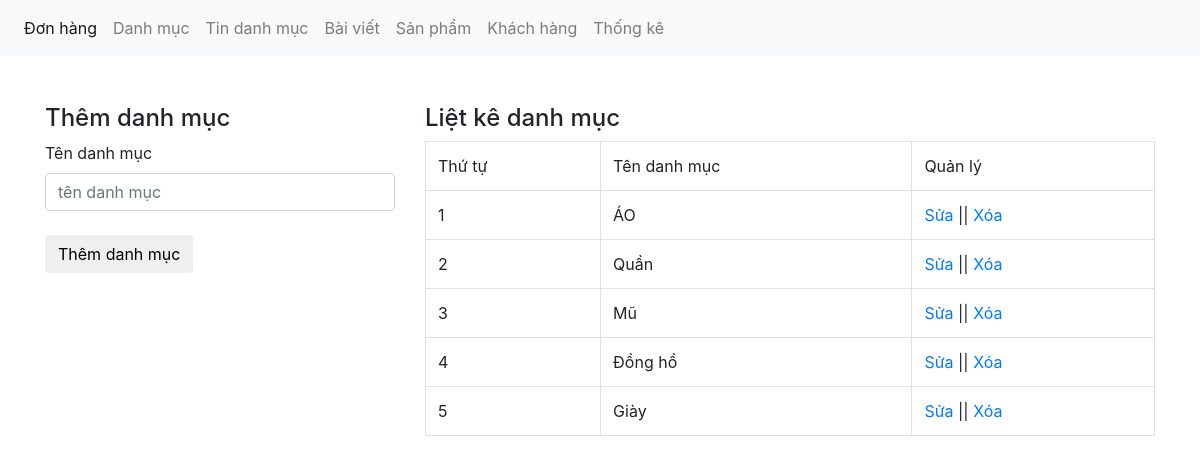
The app's page /hai/admin/xulydanhmuc.php, older data.
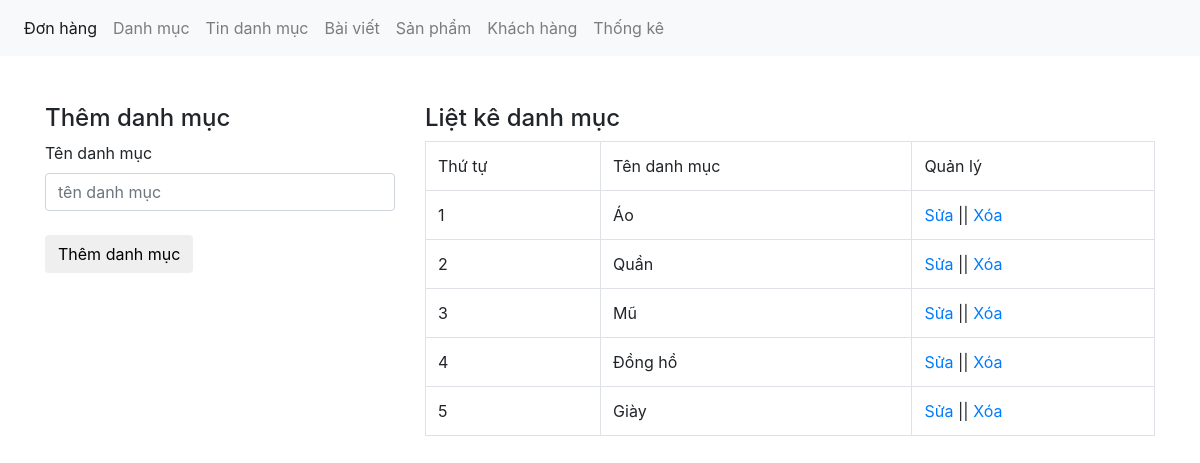
The same page, newer data.
### tables this page shows
CREATE TABLE `danhmuc` (
  `category_id` int(11) NOT NULL,
  `category_name` varchar(50) NOT NULL
);

### hai/admin/xulydanhmuc.php (the view, shortened to what this page needs)
<?php
include("../pdo/connect.php");
?>
<!DOCTYPE html>
<html lang=en>
<head>
    <link href="../css/bootstrap.css" rel="stylesheet" type="text/css" media="all" />
</head>
<body>
    <nav class="navbar navbar-expand-lg navbar-light bg-light">
        <div class="collapse navbar-collapse" id="navbarNav">
            <ul class="navbar-nav">
                <li class="nav-item active">
                    <a class="nav-link" href="xulydonhang.php">Đơn hàng <span class="sr-only">(current)</span></a>
                </li>
                <li class="nav-item">
                    <a class="nav-link" href="xulydanhmuc.php">Danh mục</a>
                </li>
                <li class="nav-item">
                    <a class="nav-link" href="xulydanhmuctin.php">Tin danh mục</a>
                </li>
                <li class="nav-item">
                    <a class="nav-link" href="xulybaiviet.php">Bài viết</a>
                </li>
                <li class="nav-item">
                    <a class="nav-link" href="xulysanpham.php">Sản phẩm</a>
                </li>
                <li class="nav-item">
                    <a class="nav-link" href="xulykhachhang.php">Khách hàng</a>
                </li>
                <li class="nav-item">
                    <a class="nav-link" href="thongke.php">Thống kê</a>
                </li>
            </ul>
        </div>
    </nav>
    <br><br>
    <div class="container">
        <div class="row">
            <?php
            if (isset($_GET['quanly']) == 'sua') {
                $id_sua = $_GET['id'];
                $sql_sua = mysqli_query($con, "SELECT * FROM danhmuc WHERE category_id = '$id_sua'");
                $row_sua = mysqli_fetch_array($sql_sua);
            ?>
                <div class="col-md-4">
                    <h4>Sửa danh mục</h4>
                    <label>Tên danh mục</label>
                    <form action="" method="POST">
                        <input type="text" class="form-control" name="danhmuc" placeholder="tên danh mục" value="<?php echo $row_sua['category_name']; ?>" />
                        <br>
                        <input type="hidden" class="form-control" name="id_danhmuc" placeholder="tên danh mục" value="<?php echo $row_sua['category_id']; ?>" />
                        <input type="submit" name="suadanhmuc" value="Sửa danh mục" class="btn btn-default" />
                    </form>
                </div>
            <?php
            } else {
            ?>
                <div class="col-md-4">
                    <h4>Thêm danh mục</h4>
                    <label>Tên danh mục</label>
                    <form action="" method="POST">
                        <input type="text" class="form-control" name="danhmuc" placeholder="tên danh mục" /><br>
                        <input type="submit" name="themdanhmuc" value="Thêm danh mục" class="btn btn-default" />
                    </form>
                </div>
            <?php
            }
            ?>
            <div class="col-md-8">
                <h4>Liệt kê danh mục</h4>
                <?php
                $sql_select = mysqli_query($con, "SELECT * FROM danhmuc ORDER BY category_id DESC");
                ?>
                <table class="table table-bordered">
                    <tr>
                        <td>Thứ tự</td>
                        <td>Tên danh mục</td>
                        <td>Quản lý</td>
                    </tr>
                    <?php
                    $i = 0;
                    while ($row_category = mysqli_fetch_array($sql_select)) {
                        $i++
                    ?>
                        <tr>
                            <td><?php echo $i; ?></td>
                            <td><?php echo $row_category['category_name']; ?></td>
                            <td>
                                    <a href="?quanly=sua&id=<?php echo $row_category['category_id']?>">Sửa</a>
                                    || <a href="?xoa=<?php echo $row_category['category_id']?>"
                                    onclick="return confirm('Bạn có chắc chắn muốn xóa không?')">
                                    Xóa</a>
                                </td>
                            </tr>
                        <?php
                            }
                        ?>
                    </table>
            </div>
        </div>
    </div>
</body>
</html>

Row changes from the older to the newer data that the page shows:
changed danhmuc (number 1 of 5 on the later page): category_name "ÁO" → "Áo"
